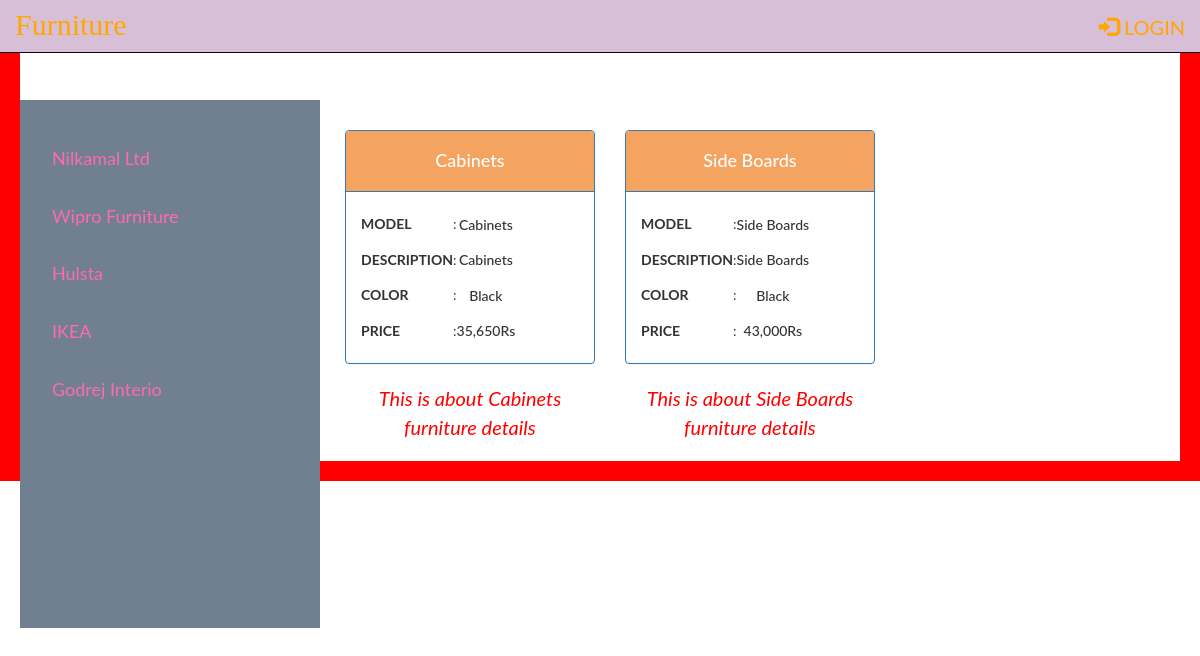
Screenshot of /FurnitureStore/4/AllFurnitures with the database file from the repository.
### FrData_Setup.py (models this page shows, shortened)
class FrCompanyName(Base):
    __tablename__ = 'furniturecompanyname'
    id = Column(Integer, primary_key=True)
    name = Column(String(250), nullable=False)
    user_id = Column(Integer, ForeignKey('user.id'))
    user = relationship(FurnitureUser, backref="furniturecompanyname")

class FurnitureName(Base):
    __tablename__ = 'furniturename'
    id = Column(Integer, primary_key=True)
    name = Column(String(350), nullable=False)
    description = Column(String(150))
    color = Column(String(150))
    price = Column(String(10))
    model = Column(String(250))
    date = Column(DateTime, nullable=False)
    furniturecompanynameid = Column(Integer, ForeignKey(
                                    'furniturecompanyname.id'))
    furniturecompanyname = relationship(
        FrCompanyName, backref=backref(
            'furniturename', cascade='all,delete'))
    user_id = Column(Integer, ForeignKey('user.id'))
    user = relationship(FurnitureUser, backref="furniturename")

### furniture.py (the view)
@app.route('/FurnitureStore/<int:gptid>/AllFurnitures')
def showFurnitures(gptid):
    vhs = session.query(FrCompanyName).all()
    vhbp = session.query(FrCompanyName).filter_by(id=gptid).one()
    sk = session.query(FurnitureName).filter_by(
        furniturecompanynameid=gptid).all()
    try:
        if login_session['username']:
            return render_template('showFurnitures.html', vhs=vhs,
                                   vhbp=vhbp, sk=sk,
                                   uname=login_session['username'])
    except:
        return render_template('showFurnitures.html',
                               vhs=vhs, vhbp=vhbp, sk=sk)

### templates/showFurnitures.html (shortened to what this page needs)
{% include 'nav.html' %}
<div class="main">
{% block content %}
<div class="row" style="margin: 10px;">
{% for tbe in sk %}
	<div class="col-sm-4 text-center">
		<div class="panel panel-primary">
			<div class="panel-heading" style="background-color:#F4A460">
				<h4>{{ tbe.name }}</h4>
			</div>
			<div class="panel-body text-center">
				<table>
					<tr><th>MODEL</th><td>:</td><td><h5>{{ tbe.model }}</h5></td></tr>
					<tr><th>DESCRIPTION</th><td>:</td><td><h5>{{ tbe.description }}</h5></td></tr>
					<tr><th>COLOR</th><td>:</td><td><h5>{{ tbe.color }}</h5></td></tr>
					<tr><th>PRICE</th><td>:</td><td><h5>{{ tbe.price }}</h5></td></tr>
				</table>
			</div>
		</div>
		<p style="font-style:italic;font-size:20px;color:#FF0000;">This is about {{ tbe.name}} furniture details</p>
	</div>
{% endfor %}
</div>
{% endblock content %}
</div>

### templates/nav.html (shortened to what this page needs)
<!DOCTYPE html>
<html lang="en">
<head>
  <link rel="stylesheet" href="https://maxcdn.bootstrapcdn.com/bootstrap/3.3.7/css/bootstrap.min.css">
</head>
<body>
<nav class="navbar navbar-inverse  navbar-fixed-top" style="background-color:#D8BFD8;">
  <div class="container-fluid">
    <div class="navbar-header">
      <a class="navbar-brand" href="{{ url_for('home') }}" style="color:hsl(39, 100%, 50%);font-size:30px;font-family:cooper black">Furniture</a>
    </div>
    <ul class="nav navbar-nav navbar-right">
      {% if 'username' in session %}
            <li><button class="btn btn-warning mr-sm-2" style="margin-top: 5px;background-color:#FDF5E6;font-size:20px;"><a href="{{ url_for('addFurnitureCompany')}}" style="color:black;font-style:italic">Add Furniture Category</a></button></li>
            <li style="margin: 10px;"><p class="text-primary mr-sm-2" style="color:black;font-size:25px;font-style:italic">{{ session.username }}</p></li>
            <li><a href="{{ url_for('logout')}}" style="color:hsl(39, 100%, 50%);font-size:20px;border-radius:20px;"><span class="glyphicon glyphicon-log-in"></span> LOGOUT</a></li>
      {% else %}
            <li><a href="{{ url_for('showLogin')}}" style="color:hsl(39, 100%, 50%);font-size:20px;border-radius:20px;" class="login"><span class="glyphicon glyphicon-log-in"></span> LOGIN</a></li>
      {% endif %}
    </ul>
  </div>
</nav>
<div class="sidenav">
  <table>
      {% for nh in vhs %}
      <tr>
          <td><a href="{{ url_for('showFurnitures',gptid=nh.id)}}">{{nh.name}}</a></td>
        </tr>
      {% endfor %}
  </table>
</div>
<div class="container">
  </div>
</body>
</html>

### templates/nav.html (style rules this page uses)
nav { border: 2px dotted dashed solid double; }
body { font-family: "Lato", italic; border:20px solid hsl(0, 100%, 50%); background-image:url(https://previews.123rf.com/images/ingalinder/ingalinder1307/ingalinder130700007/21172338-seamless-vector-pattern-with-cute-pastel-baby-blue-polka-dots-on-white-background-for-web-design-des.jpg); }
.sidenav { height: 66%; width: 300px; position: fixed; z-index: 1; top: 50px; left: 0; background-color: #708090; overflow-x: hidden; padding-top: 20px; margin-bottom:80px; margin-right:20px; margin-left:20px; margin-top:50px; }
.sidenav a { padding: 6px 6px 6px 32px; text-decoration: none; font-size: 18px; color: HotPink; display: block; margin-top:20px; background-image:url("https://i.pinimg.com/236x/13/c0/d4/13c0d42b0abefc046ac5bc0ccae68c2d--background-pictures.jpg?b=t"); }
.main { margin-left: 300px; }

### rows the page displays
FrCompanyName: name "Nilkamal Ltd"
FrCompanyName: name "Wipro Furniture"
FrCompanyName: name "Hulsta"
FrCompanyName: name "IKEA"
FrCompanyName: name "Godrej Interio"
FurnitureName: name "Cabinets", model "Cabinets", description "Cabinets", color "Black", price "35,650Rs"
FurnitureName: name "Side Boards", model "Side Boards", description "Side Boards", color "Black", price "43,000Rs"
